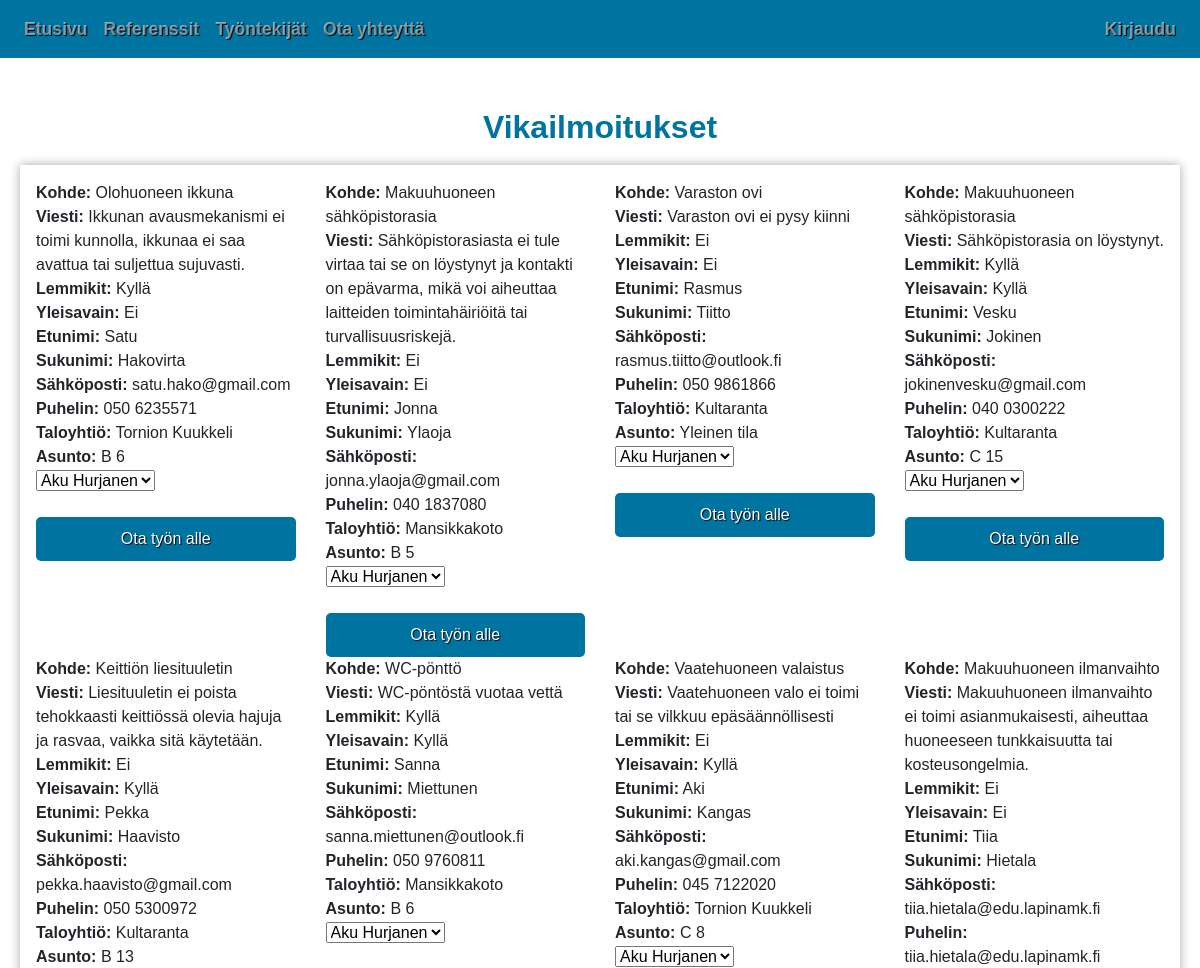
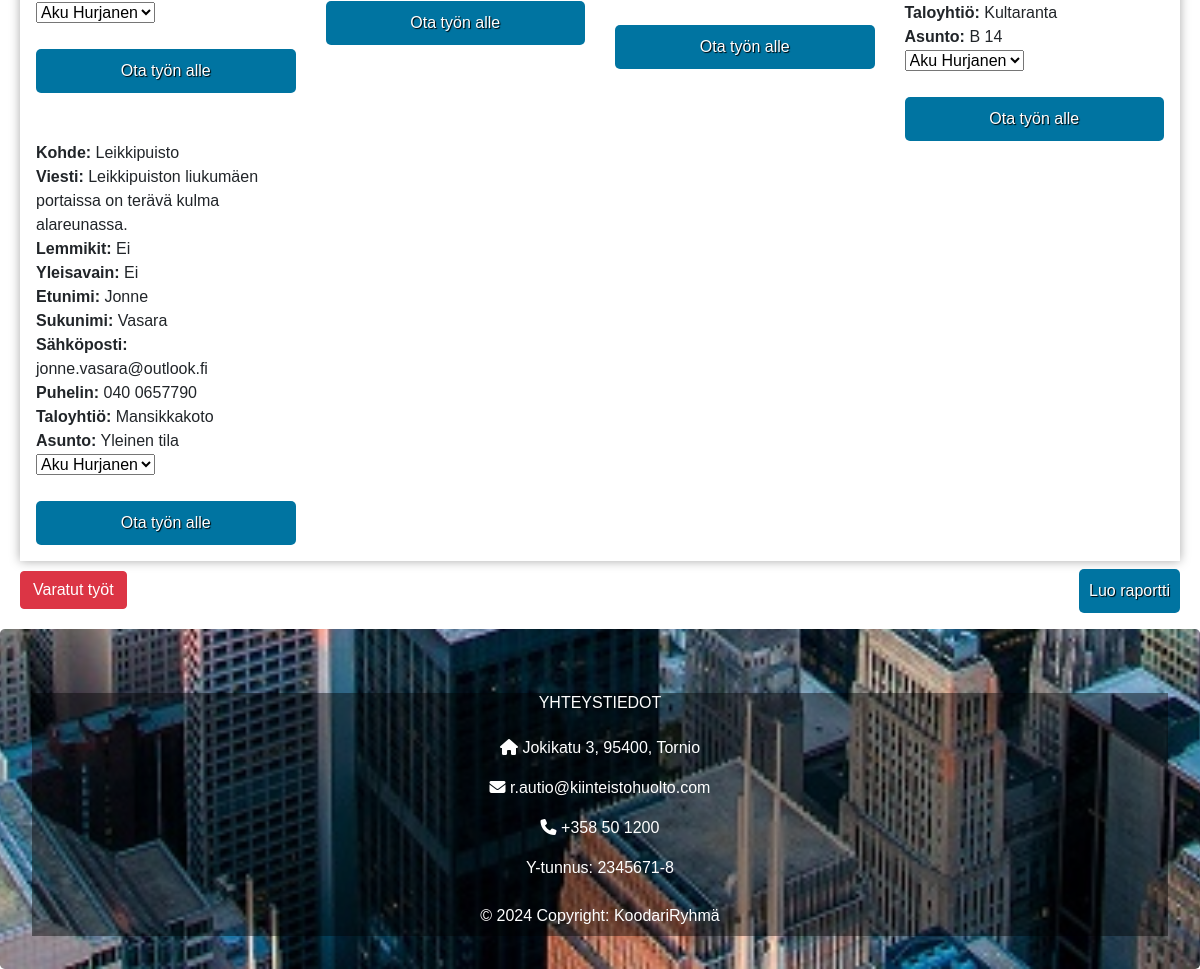
The page /ilmoituslistaus.php on the database its author committed (2 pictures, top to bottom).
### tables this page shows
CREATE TABLE `vikailmoitus` (
  `vikaID` int(11) NOT NULL,
  `kohde` varchar(50) NOT NULL,
  `viesti` varchar(500) NOT NULL,
  `lemmikit` tinyint(20) NOT NULL,
  `yleisavain` tinyint(20) NOT NULL,
  `lahetetty` timestamp NOT NULL DEFAULT current_timestamp(),
  `etunimi` varchar(50) NOT NULL,
  `sukunimi` varchar(50) NOT NULL,
  `sposti` varchar(50) NOT NULL,
  `puhelin` varchar(50) NOT NULL,
  `varattu` tinyint(1) NOT NULL DEFAULT 0,
  `taloyhtioID` int(11) NOT NULL,
  `asuntoID` int(11) NOT NULL
);

CREATE TABLE `taloyhtio` (
  `taloyhtioID` int(11) NOT NULL,
  `osoite` varchar(50) NOT NULL,
  `tilat` varchar(500) NOT NULL,
  `nimi` varchar(50) NOT NULL,
  `kaupunki` varchar(50) NOT NULL,
  `postinro` varchar(10) NOT NULL,
  `isannoitsijaID` int(11) NOT NULL
);

CREATE TABLE `asunnot` (
  `asuntoID` int(11) NOT NULL,
  `huoneisto` varchar(50) DEFAULT NULL,
  `taloyhtioID` int(11) NOT NULL
);

### ilmoituslistaus.php (the view, shortened to what this page needs)
<!DOCTYPE html>
<html lang="en">
<head>
  <link rel="stylesheet" href="https://cdn.jsdelivr.net/npm/bootstrap@4.6.2/dist/css/bootstrap.min.css">
  <link rel="stylesheet" href="css/tyyli.css">
</head>
<body>
<nav class="navbar navbar-dark sticky-top navbar-expand-lg" data-mdb-theme="light">
  <div class="collapse navbar-collapse" id="navbarSupportedContent">
    <ul class="navbar-nav mr-auto">
      <li class="nav-item">
        <a class="nav-link" href="index.php">Etusivu</a>
      </li>
      <li class="nav-item">
        <a class="nav-link" href="referenssit.php">Referenssit</a>
      </li>
      <li class="nav-item">
        <a class="nav-link" href="tyontekijat.php">Työntekijät</a>
      </li>
      <li class="nav-item">
        <a class="nav-link" href="yhteydenotto.php">Ota yhteyttä</a>
      </li>
    </ul>
    <ul class="navbar-nav">
<?php
    if(isset($_SESSION['kayttajaID'])) {
        echo '<a class="nav-link" href="kirjaudu_ulos.php">Kirjaudu ulos</a>';
    } else {
      echo '<li class="nav-item">
      <a class="nav-link login-button" href="#" id="login-button" role="button" aria-haspopup="true" aria-expanded="false">
        Kirjaudu
      </a>
    </li>';
    }
?>
    </ul>
  </div>
</nav>
<div class="container-fluid contents">
<?php
include 'php/conn.php';
try {
    $sql = "SELECT v.*, t.nimi AS taloyhtio_nimi, a.huoneisto AS asunnon_osoite
            FROM vikailmoitus v
            JOIN taloyhtio t ON v.taloyhtioID = t.taloyhtioID
            JOIN asunnot a ON v.asuntoID = a.asuntoID
            WHERE v.varattu = '0'";
    $stmt = $yhteys->query($sql);
    $entries = $stmt->fetchAll(PDO::FETCH_ASSOC);
} catch (PDOException $e) {
    echo "Virhe haettaessa vikailmoituksia: " . $e->getMessage();
}
?>
<form action="php/lisaa_tyo.php" method="POST">
<h2 class="vikah2 otsikko">Vikailmoitukset</h2>
<div class="container-fluid p-3 virhe_contents">
<?php if (isset($entries) && !empty($entries)) : ?>
    <div class="row">
        <?php foreach ($entries as $entry) : ?>
            <div class="col-md-3">
                <strong>Kohde:</strong> <?php echo $entry['kohde']; ?><br>
                <strong>Viesti:</strong> <?php echo $entry['viesti']; ?><br>
                <strong>Lemmikit:</strong> <?php echo $entry['lemmikit'] ? 'Kyllä' : 'Ei'; ?><br>
                <strong>Yleisavain:</strong> <?php echo $entry['yleisavain'] ? 'Kyllä' : 'Ei'; ?><br>
                <strong>Etunimi:</strong> <?php echo $entry['etunimi']; ?><br>
                <strong>Sukunimi:</strong> <?php echo $entry['sukunimi']; ?><br>
                <strong>Sähköposti:</strong> <?php echo $entry['sposti']; ?><br>
                <strong>Puhelin:</strong> <?php echo $entry['puhelin']; ?><br>
                <strong>Taloyhtiö:</strong> <?php echo $entry['taloyhtio_nimi']; ?><br>
                <strong>Asunto:</strong> <?php echo $entry['asunnon_osoite']; ?><br>
                <form action="php/lisaa_tyo.php" method="POST">
                  <?php
                try {
                    $sql = "SELECT tyontekijaID, etunimi, sukunimi FROM tyontekija WHERE rooliID IN (2, 3)
                            AND status = '0'";
                    $stmt = $yhteys->query($sql);
                    $tyontekija = $stmt->fetchAll(PDO::FETCH_ASSOC);
                } catch (PDOException $e) {
                    echo "Virhe haettaessa työntekijöitä: " . $e->getMessage();
                }
                ?>
                <select name="tyontekija">
                  <?php foreach ($tyontekija as $tyontekija) : ?>
                    <option value="<?php echo $tyontekija['tyontekijaID']; ?>">
                      <?php echo $tyontekija['etunimi'] . ' ' . $tyontekija['sukunimi']; ?>
                    </option>
                  <?php endforeach; ?>
                </select><br><br>
                  <button name="lisaatyo" type="submit" class="btn btn-warning">Ota työn alle</button>
                </form>
                  </div>
                <?php endforeach; ?>
      </div>
<?php else : ?>
    <p>Ei vikailmoituksia.</p>
<?php endif; ?>
</div>
</form>
<a href="omat_tyot.php"><button name="omatyo" class="btn btn-danger omatyo">Varatut työt</button></a>
<form action="generate_pdf.php" method="POST" target="_blank" class="float-right mt-2">
  <button type="submit" class="btn btn-primary">Luo raportti</button>
</form>
</div>
<footer class="jumbotron footer col-sm-12">
  <div class="col-lg-12 col-md-12 col-sm-12 footerBox">
  <section class="">
        <div class="col-md-4 col-lg-3 col-xl-3 mx-auto mb-md-0 mb-4">
          <h6 class="text-uppercase fw-bold mb-4">Yhteystiedot</h6>
          <p><i class="fas fa-home me-3"></i> Jokikatu 3, 95400, Tornio </p>
          <p><i class="fas fa-envelope me-3"></i> r.autio@kiinteistohuolto.com</p>
          <p><i class="fas fa-phone me-3"></i> +358 50 1200</p>
          <p>Y-tunnus: 2345671-8</p>
        </div>
  </section>
    <div class="p-2">
      © 2024 Copyright: KoodariRyhmä
    </div>
  </div>
</footer>
</body>
</html>

### css/tyyli.css (style rules this page uses)
body { height: 100%; font-family: 'Montserrat', sans-serif !important; }
.jumbotron { text-align: center; background: url('../img/city-view.jpg') top center fixed; background-size: cover; color: white; height: 340px; }
.contents { padding: 20px; padding-top: 40px; }
.virhe_contents { box-shadow: 0 0 10px rgba(0, 0, 0, 0.340); padding: 20px; }
.omatyo { margin-top: 10px; }
.navbar { font-weight: bold; font-size: 1.1em; text-shadow: 1px 1px 1px black; background-color: #0074a1; }
.footer { margin-bottom: 0; color: white; }
.footerBox { background-color: rgba(0, 0, 0, 0.432); }
ul { list-style-type: none; }
button[type="submit"] { width: 100%; padding: 10px; background-color: #0074a1; text-shadow: 1px 1px 1px black; color: #fff; border: none; border-radius: 5px; cursor: pointer; }
.otsikko { font-weight: bold; color: #0074a1; }
.vikah2 { text-align: center; padding: 10px; }

### rows shown on the page
vikailmoitus: kohde "Olohuoneen ikkuna", viesti "Ikkunan avausmekanismi ei toimi kunnolla, ikkunaa ei saa avattua tai suljettua sujuvasti.", lemmikit "Kyllä", yleisavain "Ei", etunimi "Satu", sukunimi "Hakovirta", sposti "satu.hako@gmail.com", puhelin "050 6235571", taloyhtioID.nimi "Tornion Kuukkeli", asuntoID.huoneisto "B 6"
vikailmoitus: kohde "Makuuhuoneen sähköpistorasia", viesti "Sähköpistorasiasta ei tule virtaa tai se on löystynyt ja kontakti on epävarma, mikä voi aiheuttaa laitteiden toimintahäiriöitä tai turvallisuusriskejä.", lemmikit "Ei", yleisavain "Ei", etunimi "Jonna", sukunimi "Ylaoja", sposti "jonna.ylaoja@gmail.com", puhelin "040 1837080", taloyhtioID.nimi "Mansikkakoto", asuntoID.huoneisto "B 5"
vikailmoitus: kohde "Varaston ovi", viesti "Varaston ovi ei pysy kiinni", lemmikit "Ei", yleisavain "Ei", etunimi "Rasmus", sukunimi "Tiitto", sposti "rasmus.tiitto@outlook.fi", puhelin "050 9861866", taloyhtioID.nimi "Kultaranta", asuntoID.huoneisto "Yleinen tila"
vikailmoitus: kohde "Makuuhuoneen sähköpistorasia", viesti "Sähköpistorasia on löystynyt.", lemmikit "Kyllä", yleisavain "Kyllä", etunimi "Vesku", sukunimi "Jokinen", sposti "jokinenvesku@gmail.com", puhelin "040 0300222", taloyhtioID.nimi "Kultaranta", asuntoID.huoneisto "C 15"
vikailmoitus: kohde "Keittiön liesituuletin", viesti "Liesituuletin ei poista tehokkaasti keittiössä olevia hajuja ja rasvaa, vaikka sitä käytetään.", lemmikit "Ei", yleisavain "Kyllä", etunimi "Pekka", sukunimi "Haavisto", sposti "pekka.haavisto@gmail.com", puhelin "050 5300972", taloyhtioID.nimi "Kultaranta", asuntoID.huoneisto "B 13"
vikailmoitus: kohde "WC-pönttö", viesti "WC-pöntöstä vuotaa vettä", lemmikit "Kyllä", yleisavain "Kyllä", etunimi "Sanna", sukunimi "Miettunen", sposti "sanna.miettunen@outlook.fi", puhelin "050 9760811", taloyhtioID.nimi "Mansikkakoto", asuntoID.huoneisto "B 6"
vikailmoitus: kohde "Vaatehuoneen valaistus", viesti "Vaatehuoneen valo ei toimi tai se vilkkuu epäsäännöllisesti", lemmikit "Ei", yleisavain "Kyllä", etunimi "Aki", sukunimi "Kangas", sposti "aki.kangas@gmail.com", puhelin "045 7122020", taloyhtioID.nimi "Tornion Kuukkeli", asuntoID.huoneisto "C 8"
vikailmoitus: kohde "Makuuhuoneen ilmanvaihto", viesti "Makuuhuoneen ilmanvaihto ei toimi asianmukaisesti, aiheuttaa huoneeseen tunkkaisuutta tai kosteusongelmia.", lemmikit "Ei", yleisavain "Ei", etunimi "Tiia", sukunimi "Hietala", sposti "tiia.hietala@edu.lapinamk.fi", puhelin "tiia.hietala@edu.lapinamk.fi", taloyhtioID.nimi "Kultaranta", asuntoID.huoneisto "B 14"
vikailmoitus: kohde "Leikkipuisto", viesti "Leikkipuiston liukumäen portaissa on terävä kulma alareunassa.", lemmikit "Ei", yleisavain "Ei", etunimi "Jonne", sukunimi "Vasara", sposti "jonne.vasara@outlook.fi", puhelin "040 0657790", taloyhtioID.nimi "Mansikkakoto", asuntoID.huoneisto "Yleinen tila"

### other values the page prints
form field tyontekija "Aku Hurjanen"
